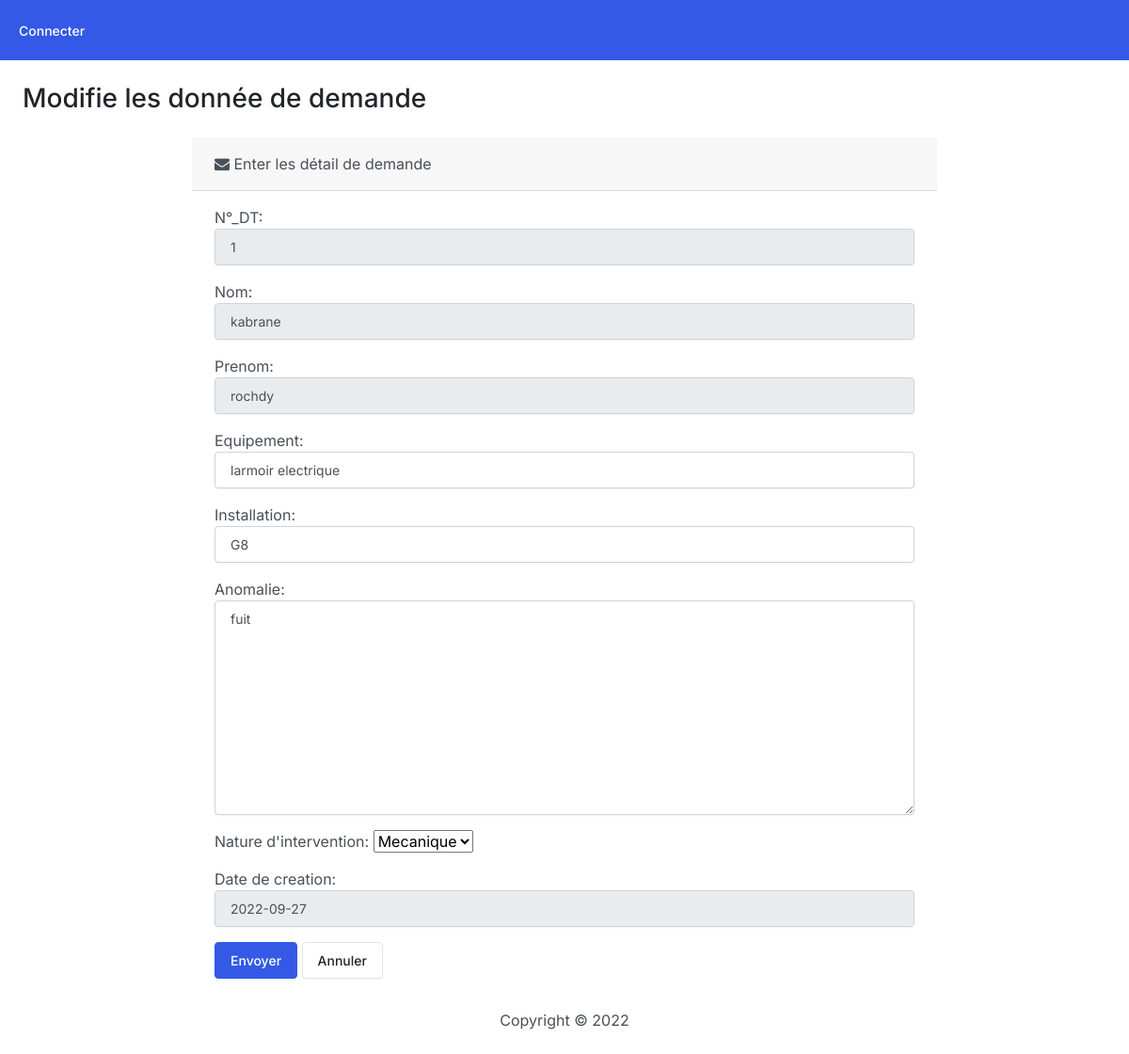
/curative/edit/14/, run on the app's committed database.
### dt/models.py (models this page shows, shortened)
class work_request(models.Model):
    CHOICES = (("Electrique","Electrique"), ("Mecanique","Mecanique"), ("Commun","Commun"))
    number_DT= models.PositiveIntegerField(verbose_name = 'N°_DT', default=from_500)
    first_name = models.CharField(max_length =20, verbose_name = 'Nom')
    last_name = models.CharField(max_length = 20, verbose_name = 'Prenom')
    equipement = models.CharField(max_length = 20, verbose_name = 'Equipement')
    installation = models.CharField(max_length = 20, verbose_name = 'Installation')
    anomlie = models.TextField(max_length =500, verbose_name = 'Anomalie')
    service_conserne = models.CharField(choices= CHOICES, max_length = 20, verbose_name = 'Service consernée')
    Status = models.CharField( max_length=10, verbose_name = 'Action')
    date_creation = models.DateField()
    date_modifie = models.DateTimeField(auto_now_add = True)
    class Meta:
        verbose_name_plural = 'Demande de travaux'

### dt/views.py (the view)
# urls.py: path('edit/<int:id>/',views.handel_edit_wr, name = 'edit_wr' ),
def handel_edit_wr(request, id):
    if request.method == 'POST':
        work_request_ = work_request.objects.get(pk=id)
        form = handel_update_dt_form(request.POST, instance = work_request_)
        if form.is_valid():
            form.save()
            context = {'form': form, 'success': True}
            return render(request, 'dt/edit_wr.html', context)
    else:
        work_request_ = work_request.objects.get(pk=id)
        form = handel_update_dt_form(instance = work_request_)
        context = {'form':form}
        return render(request, "dt/edit_wr.html", context)

### dt/templates/dt/edit_wr.html (shortened to what this page needs)
{% extends 'base.html'%}
{% block content %}
<h3 class="text_center m-4">Modifie les donnée de demande</h3>
{% if success %}
<div class = 'alert alert-success' role = 'alert'>
    Demande de travaux modifie
    <a href = '{% url "handel_work_request" %}' class = 'alert-link'>  Retour page accueil</a>
</div>
{% else %}
<div class = 'row justify-content-center'>
    <div class = 'col-8'>
        <div class = 'card-bg-light mb-3'>
            <div class=" card-header">
                <i class = 'fa fa-envelope'></i> Enter les détail de demande
            </div>
            <div class = 'card-body'>
                <form action = '' method = 'post'>
                    {{ form.as_p }}
                    <button type = 'submit' class = 'btn btn-primary'>Envoyer</button>
                    <a href =" {% url 'handel_work_request' %}" class = 'btn btn-secondary'>Annuler</a>
                </form>
            </div>
        </div>
    </div>
</div>
{% endif %}
{% endblock %}

### data on the page
work_request: number_DT "1", first_name "kabrane", last_name "rochdy", equipement "larmoir electrique", installation "G8", anomlie "fuit", service_conserne "Mecanique", date_creation "2022-09-27"
